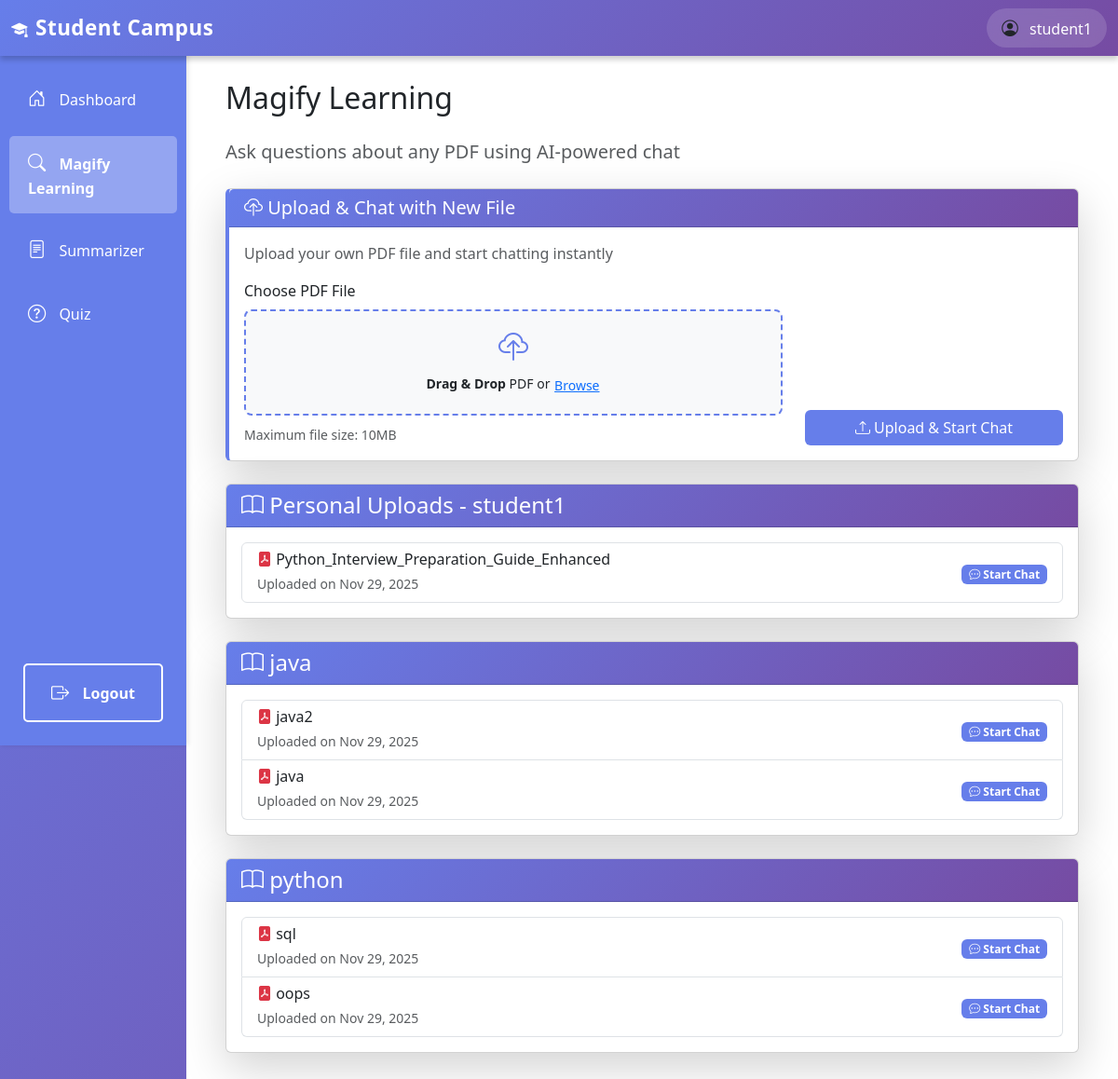
/student/magnify-learning/ (signed in), run on an earlier commit of the app's database.
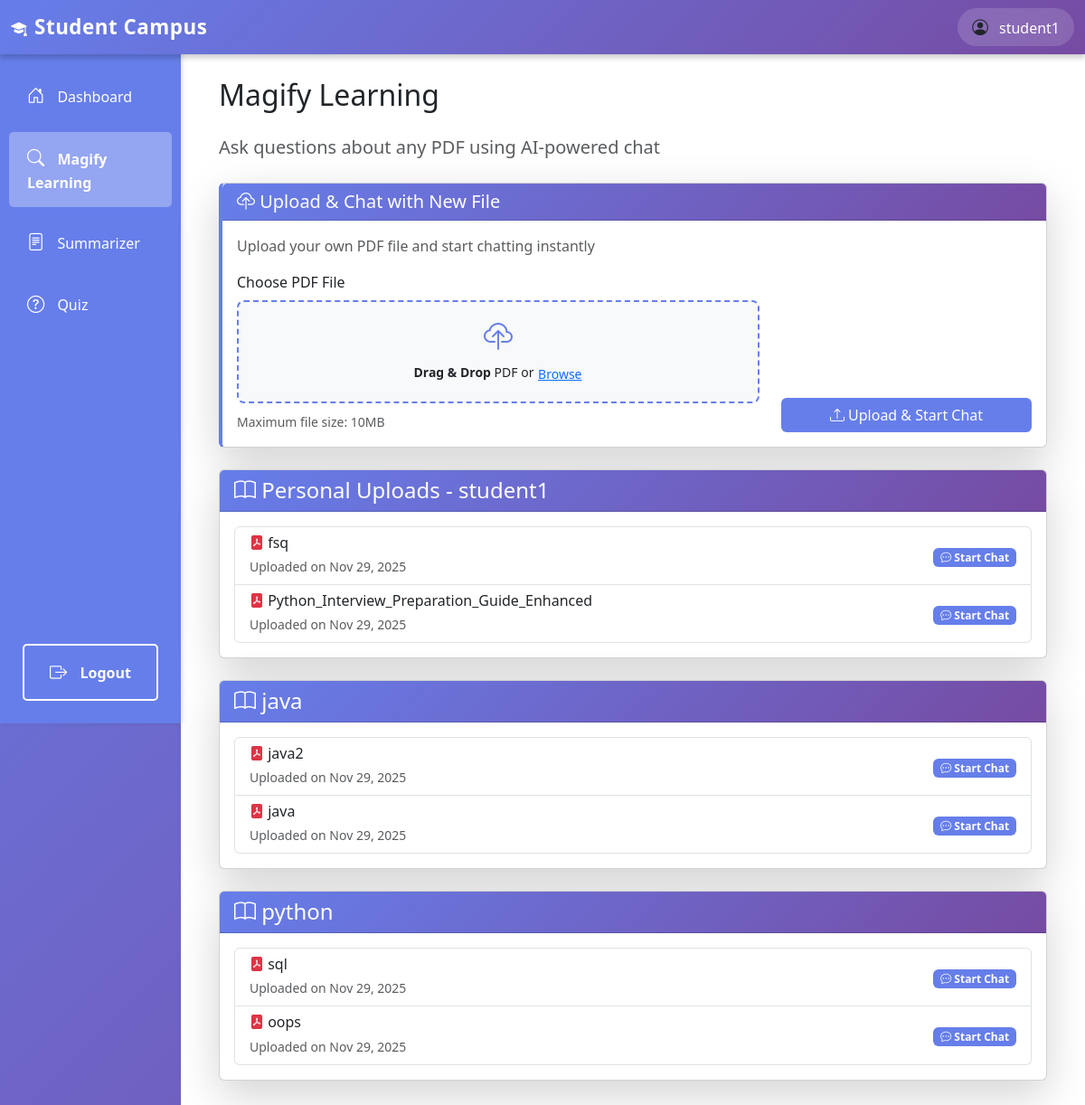
And on a later commit of the database.
### teachers/models.py (models this page shows, shortened)
class Subject(models.Model):
    name = models.CharField(max_length=200)
    description = models.TextField(blank=True)
    teacher = models.ForeignKey(User, on_delete=models.CASCADE, related_name='subjects')
    created_at = models.DateTimeField(auto_now_add=True)
    class Meta:
        ordering = ['name']

class PDFNote(models.Model):
    subject = models.ForeignKey(Subject, on_delete=models.CASCADE, related_name='notes')
    title = models.CharField(max_length=200)
    pdf_file = models.FileField(upload_to='notes/%Y/%m/%d/')
    uploaded_by = models.ForeignKey(User, on_delete=models.CASCADE)
    created_at = models.DateTimeField(auto_now_add=True)
    class Meta:
        ordering = ['-created_at']

### students/views.py (the view)
# urls.py: path('magnify-learning/', views.magnify_learning, name='magnify_learning'),
@login_required
def magnify_learning(request):
    if not request.user.is_student():
        return HttpResponseForbidden("You don't have permission to access this page.")
    subjects = Subject.objects.all().prefetch_related('notes')
    return render(request, 'students/magnify_learning.html', {'subjects': subjects})

### authentication/models.py (called while the page is built)
    def is_student(self):
        return self.role == 'student'

### templates/students/magnify_learning.html (shortened to what this page needs)
{% extends 'students/base_student.html' %}
{% block student_content %}
<div class="container">
    <h2 class="mb-4">Magify Learning</h2>
    <p class="lead text-muted mb-4">Ask questions about any PDF using AI-powered chat</p>
    <div class="card shadow-lg mb-4" style="border-left: 4px solid #667eea;">
        <div class="card-header" style="background: linear-gradient(135deg, #667eea 0%, #764ba2 100%); color: white;">
            <h5 class="mb-0"><i class="bi bi-cloud-upload"></i> Upload & Chat with New File</h5>
        </div>
        <div class="card-body">
            <p class="text-muted">Upload your own PDF file and start chatting instantly</p>
            <form id="uploadChatForm" enctype="multipart/form-data" class="mb-0">
                <div class="row align-items-end">
                    <div class="col-md-8 mb-3 mb-md-0">
                        <label for="pdfFile" class="form-label">Choose PDF File</label>
                        <div id="dropZonePdf" class="drop-zone-compact mb-2">
                            <i class="bi bi-cloud-upload" style="font-size: 2rem; color: #667eea;"></i>
                            <p class="mb-0 mt-1 small"><strong>Drag & Drop</strong> PDF or <button type="button" class="btn btn-link btn-sm p-0" onclick="document.getElementById('pdfFile').click()">Browse</button></p>
                        </div>
                        <small class="text-muted">Maximum file size: 10MB</small>
                    </div>
                    <div class="col-md-4">
                        <button type="submit" class="btn w-100" style="background-color: #667eea; color: white;">
                            <i class="bi bi-upload"></i> Upload & Start Chat
                        </button>
                    </div>
                </div>
            </form>
        </div>
    </div>
    {% if subjects %}
        {% for subject in subjects %}
            {% if subject.notes.all %}
                <div class="card shadow-lg mb-4">
                    <div class="card-header" style="background: linear-gradient(135deg, #667eea 0%, #764ba2 100%); color: white;">
                        <h4 class="mb-0"><i class="bi bi-book"></i> {{ subject.name }}</h4>
                    </div>
                    <div class="card-body">
                        <div class="list-group">
                            {% for note in subject.notes.all %}
                                <a href="{% url 'pdf_chat' note.id %}" class="list-group-item list-group-item-action">
                                    <div class="d-flex justify-content-between align-items-center">
                                        <div>
                                            <h6 class="mb-1"><i class="bi bi-file-pdf-fill text-danger"></i> {{ note.title }}</h6>
                                            <small class="text-muted">Uploaded on {{ note.created_at|date:"M d, Y" }}</small>
                                        </div>
                                        <div>
                                            <span class="badge" style="background-color: #667eea;">
                                                <i class="bi bi-chat-dots"></i> Start Chat
                                            </span>
                                        </div>
                                    </div>
                                </a>
                            {% endfor %}
                        </div>
                    </div>
                </div>
            {% endif %}
        {% endfor %}
    {% else %}
        <div class="alert alert-info">
            <i class="bi bi-info-circle"></i> No PDFs available yet. Please wait for your teachers to upload study materials.
        </div>
    {% endif %}
</div>
{% endblock %}

What changed in the data, as far as the page shows it:
added PDFNote: title "fsq", created_at "Nov 29, 2025", shown under Subject "Personal Uploads - student1"
